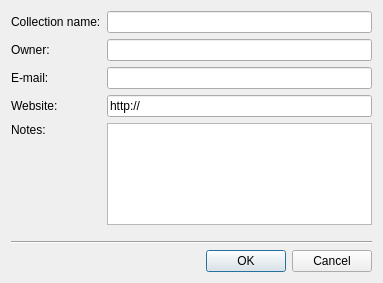
<ui version="4.0" >
 <class>MvdCollectionMetaEditor</class>
 <widget class="QDialog" name="MvdCollectionMetaEditor" >
  <property name="geometry" >
   <rect>
    <x>0</x>
    <y>0</y>
    <width>383</width>
    <height>283</height>
   </rect>
  </property>
  <property name="windowTitle" >
   <string>Form</string>
  </property>
  <layout class="QGridLayout" >
   <item row="0" column="0" >
    <widget class="QLabel" name="nameLabel" >
     <property name="text" >
      <string>Collection name:</string>
     </property>
    </widget>
   </item>
   <item row="0" column="1" >
    <widget class="MvdClearEdit" name="name" />
   </item>
   <item row="1" column="0" >
    <widget class="QLabel" name="ownerLabel" >
     <property name="text" >
      <string>Owner:</string>
     </property>
    </widget>
   </item>
   <item row="1" column="1" >
    <widget class="MvdClearEdit" name="owner" />
   </item>
   <item row="2" column="0" >
    <widget class="QLabel" name="mailLabel" >
     <property name="text" >
      <string>E-mail:</string>
     </property>
    </widget>
   </item>
   <item row="2" column="1" >
    <widget class="MvdClearEdit" name="mail" />
   </item>
   <item row="3" column="0" >
    <widget class="QLabel" name="websiteLabel" >
     <property name="text" >
      <string>Website:</string>
     </property>
    </widget>
   </item>
   <item row="3" column="1" >
    <widget class="MvdClearEdit" name="website" >
     <property name="text" >
      <string>http://</string>
     </property>
    </widget>
   </item>
   <item row="4" column="0" >
    <widget class="QLabel" name="notesLabel" >
     <property name="text" >
      <string>Notes:</string>
     </property>
    </widget>
   </item>
   <item rowspan="2" row="4" column="1" >
    <widget class="QTextEdit" name="notes" >
     <property name="acceptRichText" >
      <bool>false</bool>
     </property>
    </widget>
   </item>
   <item row="5" column="0" >
    <spacer>
     <property name="orientation" >
      <enum>Qt::Vertical</enum>
     </property>
     <property name="sizeHint" >
      <size>
       <width>20</width>
       <height>40</height>
      </size>
     </property>
    </spacer>
   </item>
   <item row="8" column="1" >
    <widget class="QDialogButtonBox" name="buttonBox" >
     <property name="standardButtons" >
      <set>QDialogButtonBox::Cancel|QDialogButtonBox::NoButton|QDialogButtonBox::Ok</set>
     </property>
    </widget>
   </item>
   <item row="7" column="0" colspan="2" >
    <widget class="Line" name="line" >
     <property name="orientation" >
      <enum>Qt::Horizontal</enum>
     </property>
    </widget>
   </item>
   <item row="6" column="0" >
    <spacer>
     <property name="orientation" >
      <enum>Qt::Vertical</enum>
     </property>
     <property name="sizeType" >
      <enum>QSizePolicy::Fixed</enum>
     </property>
     <property name="sizeHint" >
      <size>
       <width>20</width>
       <height>10</height>
      </size>
     </property>
    </spacer>
   </item>
  </layout>
 </widget>
 <customwidgets>
  <customwidget>
   <class>MvdClearEdit</class>
   <extends>QLineEdit</extends>
   <header>clearedit.h</header>
  </customwidget>
 </customwidgets>
 <resources/>
 <connections>
  <connection>
   <sender>buttonBox</sender>
   <signal>accepted()</signal>
   <receiver>MvdCollectionMetaEditor</receiver>
   <slot>accept()</slot>
   <hints>
    <hint type="sourcelabel" >
     <x>228</x>
     <y>256</y>
    </hint>
    <hint type="destinationlabel" >
     <x>25</x>
     <y>257</y>
    </hint>
   </hints>
  </connection>
  <connection>
   <sender>buttonBox</sender>
   <signal>rejected()</signal>
   <receiver>MvdCollectionMetaEditor</receiver>
   <slot>reject()</slot>
   <hints>
    <hint type="sourcelabel" >
     <x>320</x>
     <y>260</y>
    </hint>
    <hint type="destinationlabel" >
     <x>64</x>
     <y>275</y>
    </hint>
   </hints>
  </connection>
 </connections>
</ui>
